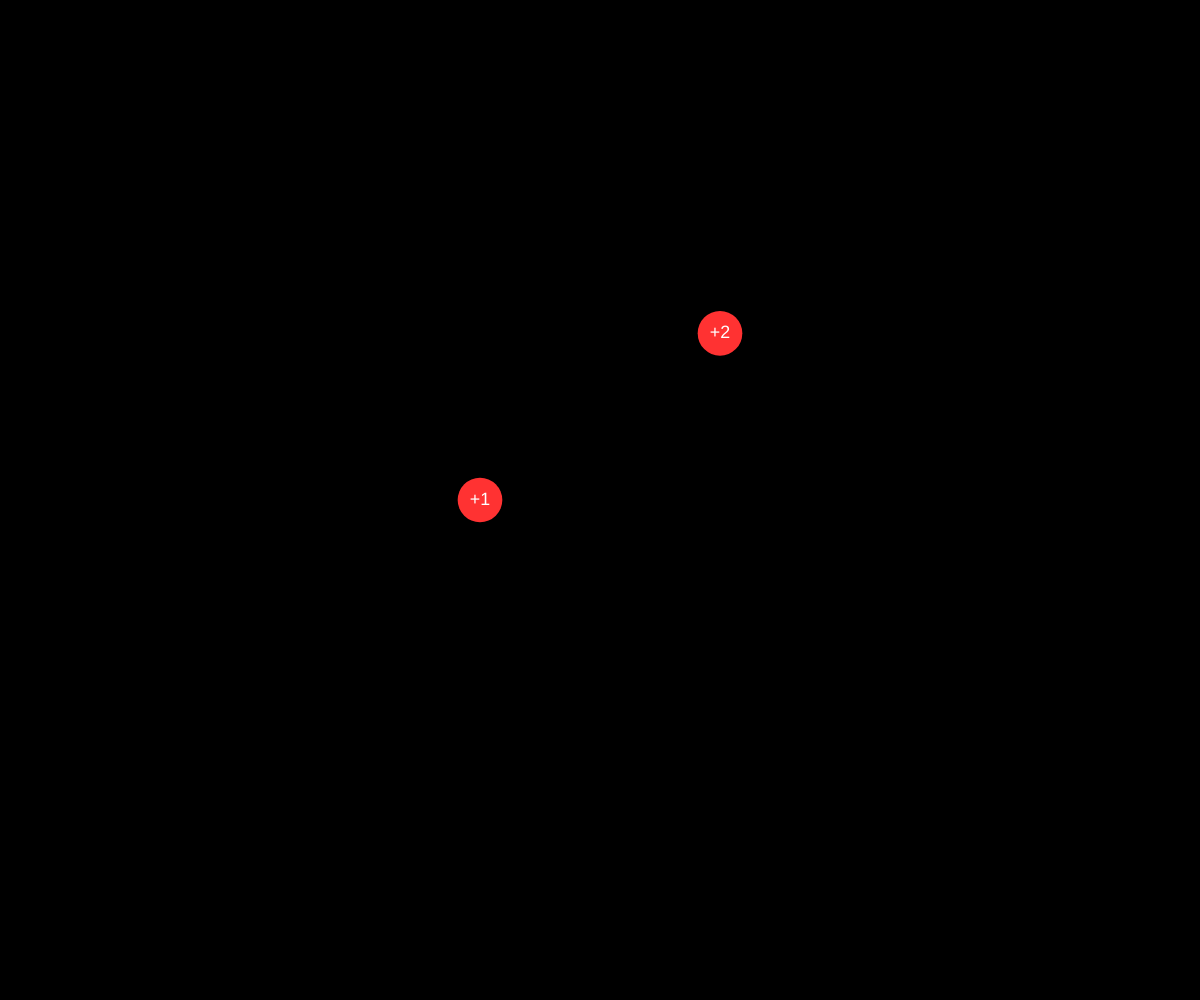
Frame 1 (no input)
Frame 60 (no input): identical to frame 1, image omitted
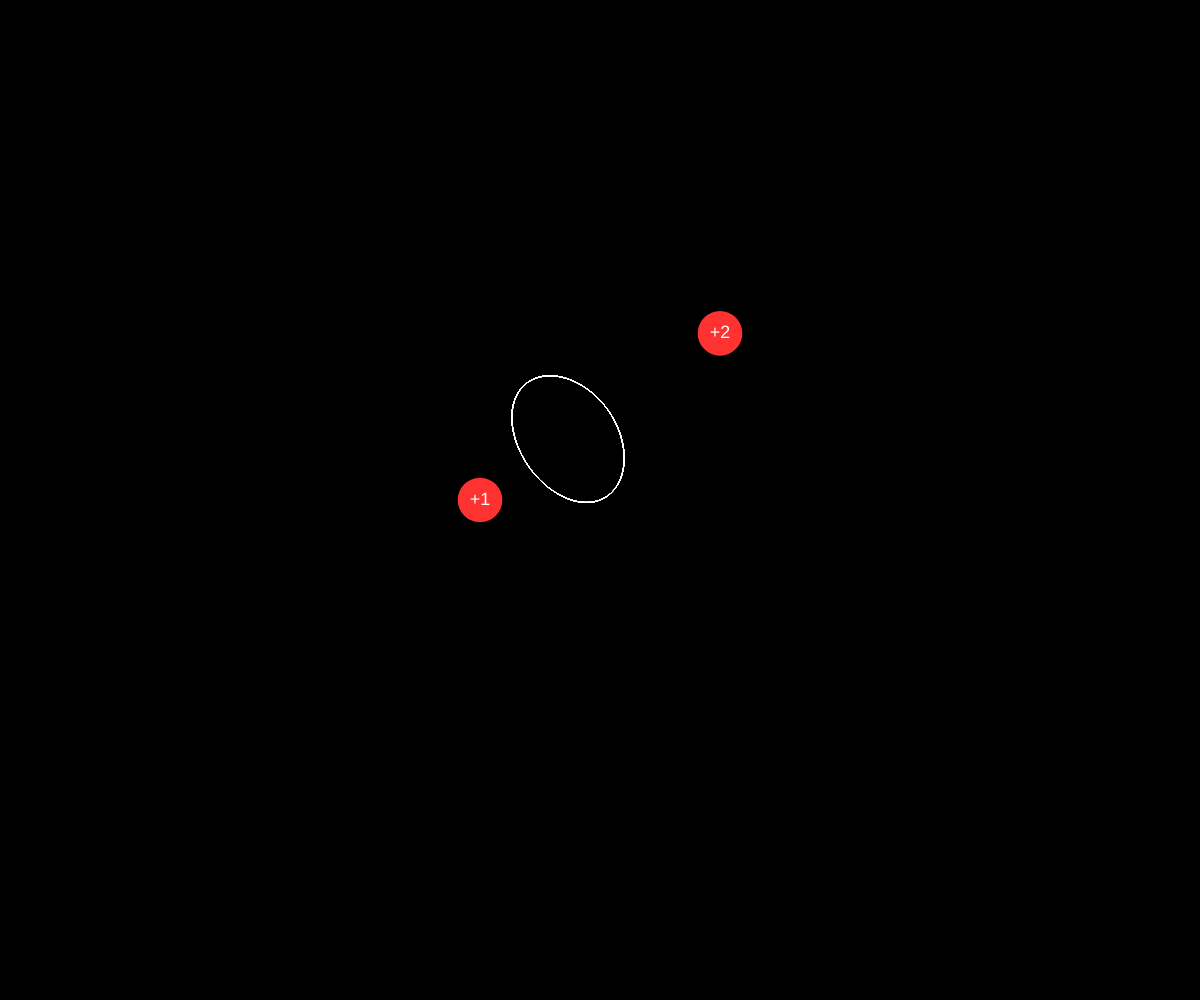
Frame 120 (the mouse pressed at the canvas centre since frame 60)

The p5.js sketch that drew these frames (run headless with seeded random() and noise() and a simulated clock; from frame 60 on, the mouse is pressed at the canvas centre):

// p5.js sketch
// ── sketch.js
new p5();

console.log(windowWidth, windowHeight);
let widthmult = windowWidth/1991;
let heightmult = windowHeight/1120;
let charges = [
  {x:windowWidth*2/5, y:windowHeight/2, ch:1},
  {x:windowWidth*3/5, y:windowHeight/3, ch:2},
];
let charge_diam = 50*heightmult; 
let surfaces = [];
let selected_pt = -1;

function setup() {
  width = windowWidth;
  height = windowHeight;
  createCanvas(windowWidth, windowHeight);
  frameRate(60);
}

function dist(x1, y1, x2, y2){
  return sqrt((x2-x1)*(x2-x1) + (y2-y1)*(y2-y1));
}

function potential_vec(x, y){
  let pot_vec = [0, 0];
  for(let c of charges){
    angleMode(RADIANS);
    let mag = 20*c.ch/dist(x, y, c.x, c.y);
    let ang = atan2(c.y - y, c.x - x);
    if(ang < 0){
      ang += 2*Math.PI;
    }
    pot_vec = [pot_vec[0] + cos(ang)*mag, pot_vec[1] + sin(ang)*mag];
  }
  return pot_vec;
}

function get_mag(x, y){
  return sqrt(x*x + y*y);
}

function mouseDragged(){
  for(let i = 0; i < charges.length; i++){
    if(dist(mouseX, mouseY, charges[i].x, charges[i].y) < charge_diam/2 && selected_pt == -1){
      surfaces = [];
      selected_pt = i;
    }
  }

  if(selected_pt != -1){
    Object.defineProperty(charges[selected_pt], "x", {value:mouseX, configurable:true});
    Object.defineProperty(charges[selected_pt], "y", {value:mouseY, configurable:true});
  }
}

function mouseReleased(){
  selected_pt = -1;
}

function mousePressed(){
  let surface = [[mouseX, mouseY]];
  let const_vec = potential_vec(surface[0][0], surface[0][1]);
  let const_mag = mag(const_vec[0], const_vec[1]);
  angleMode(DEGREES);
  // while(surface.length == 1 || !(abs(surface[surface.length-1][0] - surface[0][0]) < 0.01 && abs(surface[surface.length-1][1] - surface[0][1]) < 0.01)){
  for(let i = 0; i < 10000; i++){
    let best_pt = [];
    let best_mag = -1;
    for(let j = 0; j < 360; j++){
      let new_pt = [surface[surface.length-1][0] + 2*cos(j), surface[surface.length-1][1] + 2*sin(j)];
      let pot_vec = potential_vec(new_pt[0], new_pt[1]);
      let vec_mag = mag(pot_vec[0], pot_vec[1]);
      let ok = true;
      for(let k = 1; k < 10; k++){
        if(surface.length >= k && abs(surface[surface.length - k][0] - new_pt[0]) < 0.1 && abs(surface[surface.length - k][1] - new_pt[1]) < 0.1){
          ok = false;
        }
      }
      if((best_mag == -1 || abs(vec_mag - const_mag) < best_mag) && abs(vec_mag - const_mag) < 0.1 && ok){
        best_pt = [new_pt[0], new_pt[1]];
        best_mag = abs(vec_mag - const_mag);
      }
    }
    append(surface, best_pt);
    if(surface.length > 2 && abs(surface[0][0] - best_pt[0]) < 0.1 && abs(surface[0][1] - best_pt[1]) < 0.1){
      console.log("laksjdf;lkajsd;lfkasd");
      break;
    }
  }
  console.log(surface);
  append(surfaces, surface);
}

function draw() {
  background("#000000");

  for(let c of charges){
    let t = String(c.ch);
    if(c.ch > 0){
      t = '+'.concat(t);
      fill(255, 50, 50);
    }
    else if(c.ch == 0){
      fill(255, 255, 255);
    }
    else{
      fill(50, 50, 255);
    }
    noStroke();
    circle(c.x, c.y, charge_diam);
    textAlign(CENTER, CENTER);
    textSize(20*heightmult);
    if(c.ch != 0){
      fill(255);
    }
    else{
      fill(0);
    }
    text(t, c.x, c.y);
  }

  stroke('white');
  strokeWeight(1);
  for(let j = 0; j < surfaces.length; j++){
    for(let i = 0; i < surfaces[j].length-1; i++){
      beginShape();
      line(surfaces[j][i][0], surfaces[j][i][1], surfaces[j][i+1][0], surfaces[j][i+1][1]);
      endShape();
    }
  }
}
